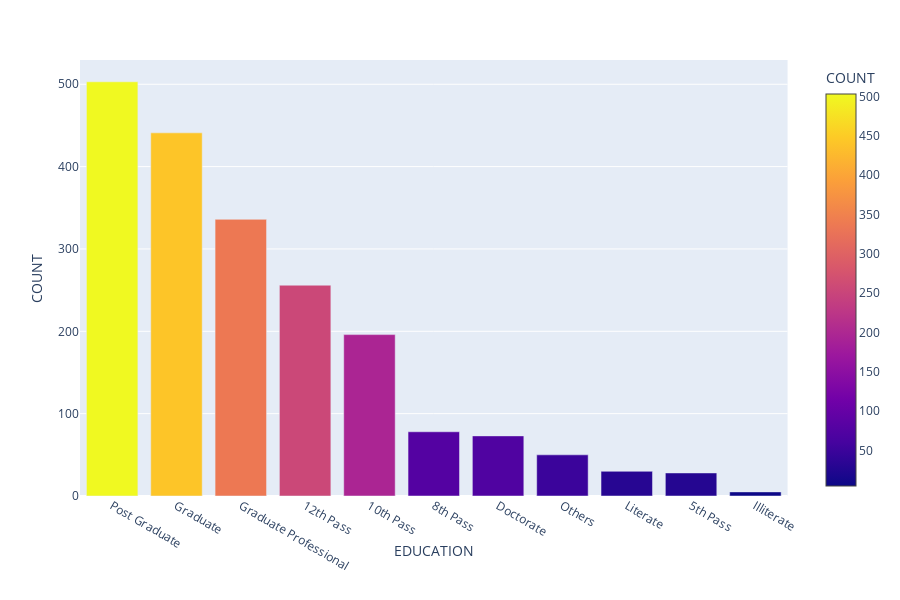

The cell this chart's notebook holds for it:
### Markdown cell above
BJP fielded the most number of candidates with criminal cases.

### Code cell
data['EDUCATION'] = data['EDUCATION'].str.replace('Post Graduate\n','Post Graduate')
data['EDUCATION'] = data['EDUCATION'].fillna('Others') 
education = data[data['EDUCATION'] != 'Not Available']
education = education['EDUCATION'].value_counts().reset_index()
education.columns = ['EDUCATION','COUNT']
fig = px.bar(education, x='EDUCATION', y='COUNT', color='COUNT', height=600)
fig.show()

### Figure 1 — Plotly figure (JSON) as saved in the notebook; plotly's stock layout.template omitted (floating-point values rounded to 4 significant figures)
{"data": [{"alignmentgroup": "True", "hoverlabel": {"namelength": 0}, "hovertemplate": "EDUCATION=%{x}<br>COUNT=%{marker.color}", "legendgroup": "", "marker": {"color": [503, 441, 336, 256, 196, 78, 73, 50, 30, 28, 5], "coloraxis": "coloraxis"}, "name": "", "offsetgroup": "", "orientation": "v", "showlegend": false, "textposition": "auto", "type": "bar", "x": ["Post Graduate", "Graduate", "Graduate Professional", "12th Pass", "10th Pass", "8th Pass", "Doctorate", "Others", "Literate", "5th Pass", "Illiterate"], "xaxis": "x", "y": [503, 441, 336, 256, 196, 78, 73, 50, 30, 28, 5], "yaxis": "y"}], "layout": {"barmode": "relative", "coloraxis": {"colorbar": {"title": {"text": "COUNT"}}, "colorscale": [[0, "#0d0887"], [0.1111, "#46039f"], [0.2222, "#7201a8"], [0.3333, "#9c179e"], [0.4444, "#bd3786"], [0.5556, "#d8576b"], [0.6667, "#ed7953"], [0.7778, "#fb9f3a"], [0.8889, "#fdca26"], [1, "#f0f921"]]}, "height": 600, "legend": {"tracegroupgap": 0}, "margin": {"t": 60}, "xaxis": {"anchor": "y", "domain": [0, 0.98], "title": {"text": "EDUCATION"}}, "yaxis": {"anchor": "x", "domain": [0, 1], "title": {"text": "COUNT"}}}}
